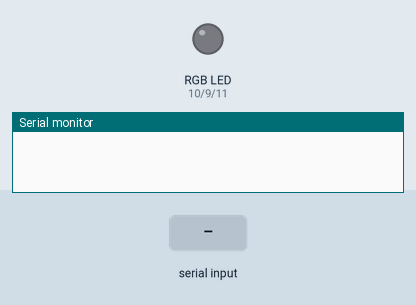
The program below on a simulated Arduino Uno, built with avr-gcc and run on an emulated ATmega328P. Shown: an RGB LED mixed from three pins (HIGH = lit), the last lines printed to the serial monitor. Inputs (shaded band) come from the test bench. Dim RGB values are drawn brighter than linear.

Above: at 0.9 s.
1.0 s: "1" received over Serial
At 1.4 s:
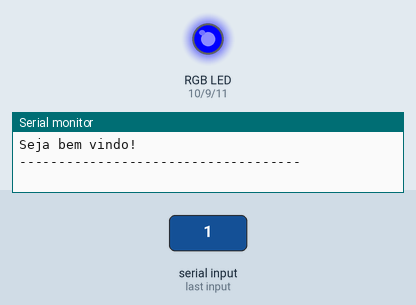
At 1.9 s:
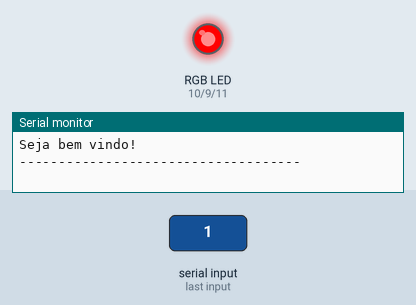
4.0 s: "0" received over Serial
At 18.53 s:
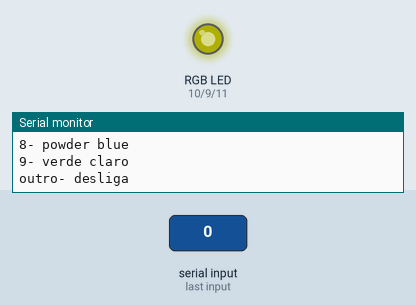
Timing chart, 0 to 19.2 s (numbered marks = the images above; inputs shaded):
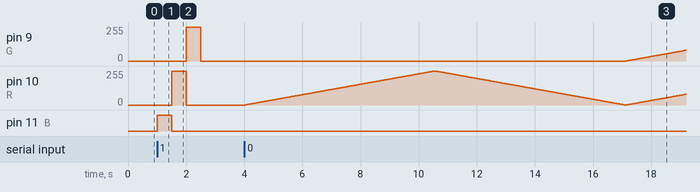

The program:

main.cpp
```cpp
#include <Arduino.h>


#define R 10 //pino conectado ao LED vermelho
#define G 9 //pino conectado ao LED verde
#define B 11 //pino conectado ao LED azul


//Definindo algumas variáveis necessárias para o funcionamento do algoritmo
int state = 0; //variável que define o estado dos leds

void brilho(int R_brilho, int G_brilho, int B_brilho){
  //função que envia o sinal analógico para o pino do arduino
  if(R_brilho < 0){R_brilho = 0;}
  if(G_brilho < 0){G_brilho = 0;}
  if(B_brilho < 0){B_brilho = 0;}
  analogWrite(R, R_brilho);
  analogWrite(G, G_brilho);
  analogWrite(B, B_brilho);
}

void cor(String Cor, int intensidade = 255){
  //função que retorna a cor através dos LEDs RGBs

  bool vermelho = Cor.equalsIgnoreCase("vermelho");
  bool verde = Cor.equalsIgnoreCase("verde");
  bool azul = Cor.equalsIgnoreCase("azul");
  bool amarelo = Cor.equalsIgnoreCase("amarelo");
  bool roxo = Cor.equalsIgnoreCase("roxo");
  bool rosa = Cor.equalsIgnoreCase("rosa");
  bool cinza = Cor.equalsIgnoreCase("cinza");
  bool slateBlue  = Cor.equalsIgnoreCase("slateblue");
  bool deepSkyBlue =  Cor.equalsIgnoreCase("deepSkyBlue");
  bool skyBlue = Cor.equalsIgnoreCase("skyblue");
  bool aqua = Cor.equalsIgnoreCase("aqua");
  bool lightGreen = Cor.equalsIgnoreCase("lightgreen");
  bool powderBlue = Cor.equalsIgnoreCase("powderblue");
  bool thistle = Cor.equalsIgnoreCase("thistle");


  if(vermelho){brilho(intensidade,0,0);}
  if(rosa){brilho(intensidade,intensidade-235,intensidade-108);}
  if(thistle){brilho(intensidade-39, intensidade-64, intensidade-39);}

  if(amarelo){brilho(intensidade,intensidade,0);}

  if(verde){brilho(0,intensidade,0);}
  if(lightGreen){brilho(intensidade-111,intensidade-17,intensidade-111);}

  if(azul){brilho(0,0,intensidade);}
  if(slateBlue){brilho(intensidade-124,intensidade-144,intensidade);}
  if(deepSkyBlue){brilho(intensidade-255,intensidade-64,intensidade);}
  if(skyBlue){brilho(intensidade-120,intensidade-49,intensidade-20);}
  if(aqua){brilho(0, intensidade, intensidade);}
  if(powderBlue){brilho(intensidade-79,intensidade-26,intensidade-20);}

  if(roxo){brilho(intensidade,0,intensidade);}
  if(cinza){brilho(intensidade-201,intensidade-201,intensidade-201);}

}

void Efeito(String Efeito, String Cor, int Espera=50, int Repeticao = 10){
  bool fade = Efeito.equalsIgnoreCase("fade");
  bool blink = Efeito.equalsIgnoreCase("blink");

  if(fade){
    //efeito crescente e decrescente da luminosidade dos Leds
    for(int i=0; i<=255; i++){
      cor(Cor, i);
      delay(Espera);
    }
    for(int i=255; i>=0; i--){
      cor(Cor, i);
      delay(Espera);
    }
  }

  if(blink){
    for(int i=0; i<Repeticao; i++){
      cor(Cor, 0);
      delay(Espera);
      cor(Cor);
      delay(Espera);
    }

  }
}


void fade_standart(){

  Efeito("fade","vermelho", 25);
  Efeito("fade", "amarelo", 25);
  Efeito("fade", "verde", 25);
  Efeito("fade", "lightGreen", 25);
  Efeito("fade", "azul", 25);
  Efeito("fade", "slateBlue", 25);
  Efeito("fade", "aqua", 25);
  Efeito("fade", "powderblue", 25);
  Efeito("fade", "deepSkyBlue", 25);
  Efeito("fade", "skyblue", 25);
  Efeito("fade", "roxo", 25);

}

void cor_standart(){
  //Mudança de cor
  for(int i=0; i<5; i++){
    cor("vermelho");
    delay(2000);
    cor("rosa");
    delay(2000);
    cor("thistle");
    delay(2000);
    cor("roxo");
    delay(2000);
    cor("azul");
    delay(2000);
    cor("powderblue");
    delay(2000);
    cor("aqua");
    delay(2000);
    cor("verde");
    delay(2000);
    cor("amarelo");
  }

}


void setup() {
  //define os pinos como saída
  pinMode(R, OUTPUT);
  pinMode(G, OUTPUT);
  pinMode(B, OUTPUT);

  //inicializando a comunicação serial
  Serial.begin(9600);
  while(Serial.read() !='1'){}
  Serial.println("Seja bem vindo!");
  Serial.println("------------------------------------\n");
  cor("azul");
  delay(500);
  cor("vermelho");
  delay(500);
  cor("verde");
  delay(500);
  brilho(0,0,0);
  delay(1000);
  Serial.println("Opções:\n0- fade_standart\n1- cor_standart\n2- azul\n3- vermelho\n4- verde");
  Serial.println("5- amarelo\n6- rosa\n7- aqua\n8- powder blue\n9- verde claro\noutro- desliga");


}

void loop() {
  //código principal
  //standart();

  if(Serial.available()>0){
    state = Serial.read();
  }

  switch(state){
    case '0':
      fade_standart();
      break;
    case '1':
      cor_standart();
      break;
    case '2':
      cor("azul");
      break;
    case '3':
      cor("vermelho");
      break;
    case '4':
      cor("verde");
      break;
    case '5':
      cor("amarelo");
      break;
    case '6':
      cor("rosa");
      break;
    case '7':
      cor("aqua");
      break;
    case '8':
      cor("powderblue");
      break;
    case '9':
      cor("lightgreen");
      break;
    default:
      brilho(0,0,0);
      break;
  }
}
```

Measured:
- after the input at 1.0 s, pin 9 (G): 0/255 → 255/255 after 1.0 s, → 0/255 0.50 s later; pin 10 (R): 0/255 → 255/255 after 0.50 s, → 0/255 0.50 s later; pin 11 (B): LOW → HIGH at once, → LOW 0.50 s later
- after the input at 4.0 s, pin 9 (G): moves from 0/255 to 81/255 over 2.1 s, starting after 13.1 s
